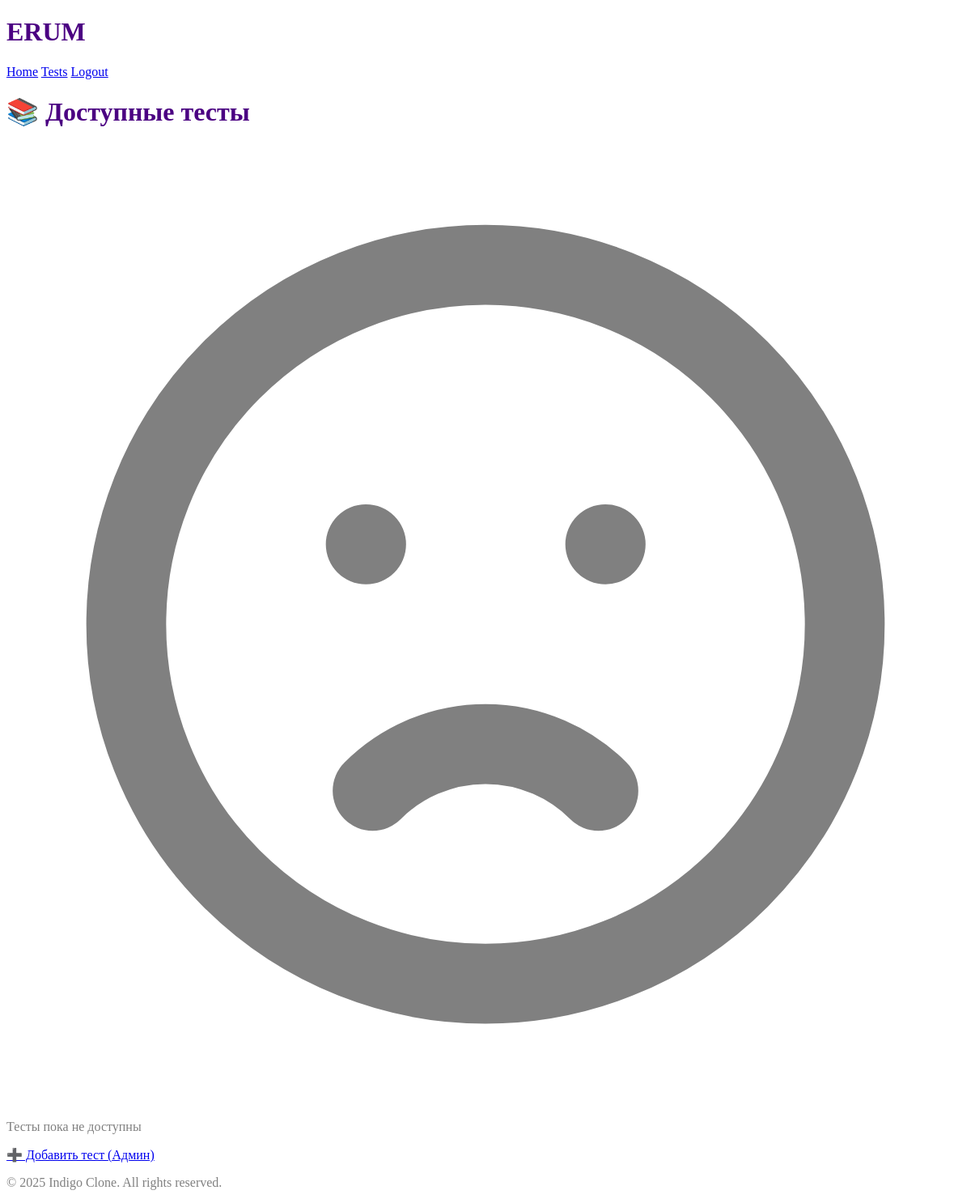
The page /tasks/tests/ (signed in) on the database as committed earlier.
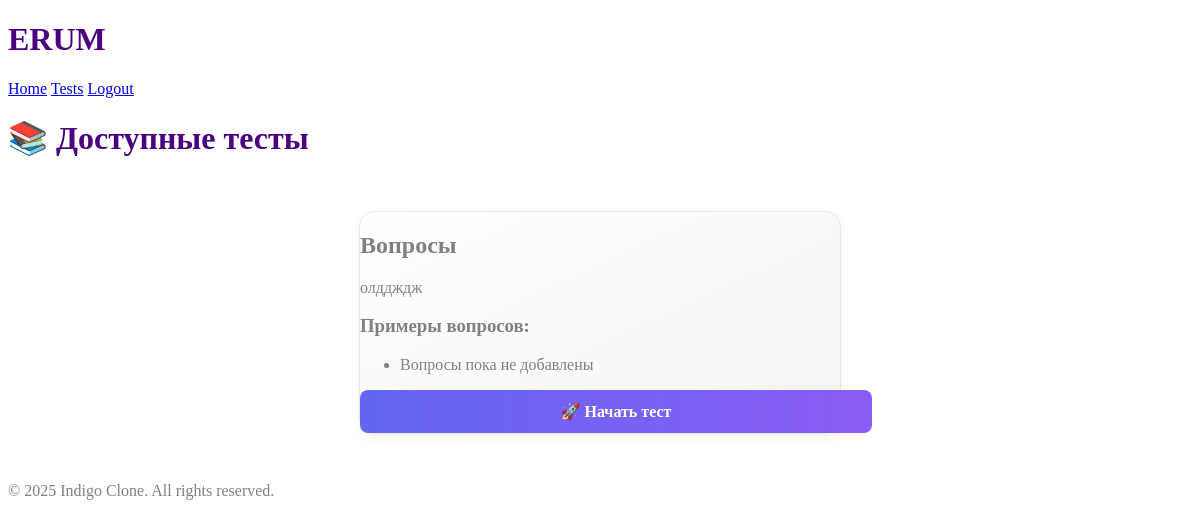
The same page on the database as committed later.
### tasks/models.py (models this page shows, shortened)
class Test(models.Model):
    title = models.CharField(max_length=255)
    description = models.TextField(blank=True, null=True)
    created_at = models.DateTimeField(auto_now_add=True)

### tasks/views.py (the view)
# urls.py: path("tests/", test_list, name="test_list"),  # Список тестов
@login_required
def test_list(request):
    tests = Test.objects.all().prefetch_related('topics')
    return render(request, "test_list.html", {"tests": tests})

### frontend/templates/test_list.html
{% extends "base.html" %}
{% load static %}
{% block content %}
<link rel="stylesheet" href="{% static 'css/style_test.css' %}">
<div class="top-header">
    <h1 class="text-4xl font-bold text-indigo-800">📚 Доступные тесты</h1>
</div>
<div class="page-bg">
    {% if tests %}
    <div class="cards-wrapper">
        {% for test in tests %}
        <div class="test-card">
            <div class="p-6">
                <h2 class="text-xl font-semibold text-gray-800 mb-2">{{ test.title }}</h2>
                {% if test.description %}
                <p class="text-gray-600 mb-4">{{ test.description }}</p>
                {% endif %}
                <div class="mb-4">
                    <h3 class="font-medium text-gray-700 mb-2">Примеры вопросов:</h3>
                    <ul class="space-y-1">
                        {% for question in test.question_set.all|slice:":3" %}
                        <li class="flex items-start">
                            <span class="text-indigo-500 mr-2">•</span>
                            <span class="text-gray-600">{{ question.text }}</span>
                        </li>
                        {% empty %}
                        <li class="text-gray-400">Вопросы пока не добавлены</li>
                        {% endfor %}
                    </ul>
                </div>
                <a href="{% url 'start_test' test.id %}"
                   class="start-test-btn">
                    🚀 Начать тест
                </a>
            </div>
        </div>
        {% endfor %}
    </div>
    {% else %}
    <div class="text-center bg-white p-8 rounded-xl shadow mt-12 max-w-xl mx-auto">
        <div class="text-gray-500 mb-4">
            <svg xmlns="http://www.w3.org/2000/svg" class="h-12 w-12 mx-auto" fill="none" viewBox="0 0 24 24" stroke="currentColor">
                <path stroke-linecap="round" stroke-linejoin="round" stroke-width="2"
                      d="M9.172 16.172a4 4 0 015.656 0M9 10h.01M15 10h.01M21 12a9 9 0 11-18 0 9 9 0 0118 0z" />
            </svg>
        </div>
        <p class="text-lg font-medium text-gray-600 mb-4">Тесты пока не доступны</p>
        {% if user.is_staff %}
        <a href="/admin/tasks/test/add/"
           class="inline-block bg-green-600 hover:bg-green-700 text-white px-4 py-2 rounded-lg transition">
            ➕ Добавить тест (Админ)
        </a>
        {% endif %}
    </div>
    {% endif %}
</div>
{% endblock %}

Rows that differ between the two databases and show on the page:
added Test: title "Вопросы", description "олддждж"
Other text that changed with them:
text no longer shown: "Тесты пока не доступны ➕ Добавить тест (Админ)"
